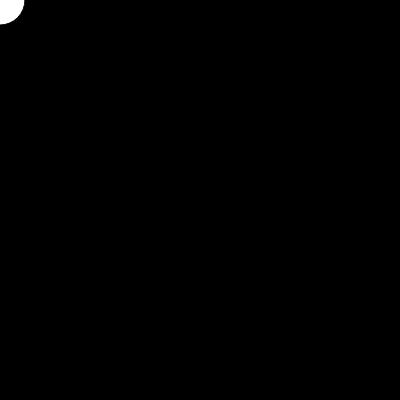
Frame 1 (no input)
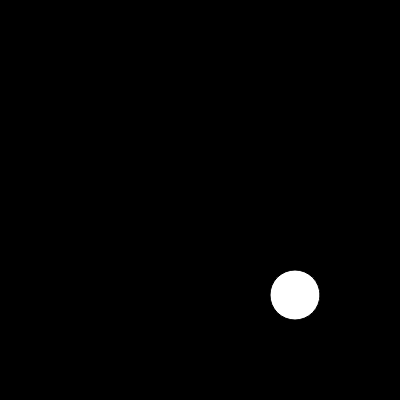
Frame 60 (no input)
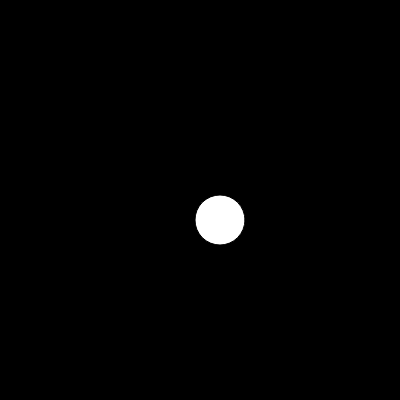
Frame 120 (the mouse pressed at the canvas centre since frame 60)

The p5.js sketch that drew these frames (run headless with seeded random() and noise() and a simulated clock; from frame 60 on, the mouse is pressed at the canvas centre):

// p5.js sketch
// ── sketch.js
let x = 0;
let y = 0;
function setup() {
  createCanvas(400, 400);
  frameRate(60);
  // put setup code here
}

function draw() {
  background(0);
  ellipse(x, y, 50, 50);
  x += 5;
  y += 5;
  if(x == height - 25){
    x = 0;
    y = 0;
  }
  // put drawing code here
}
